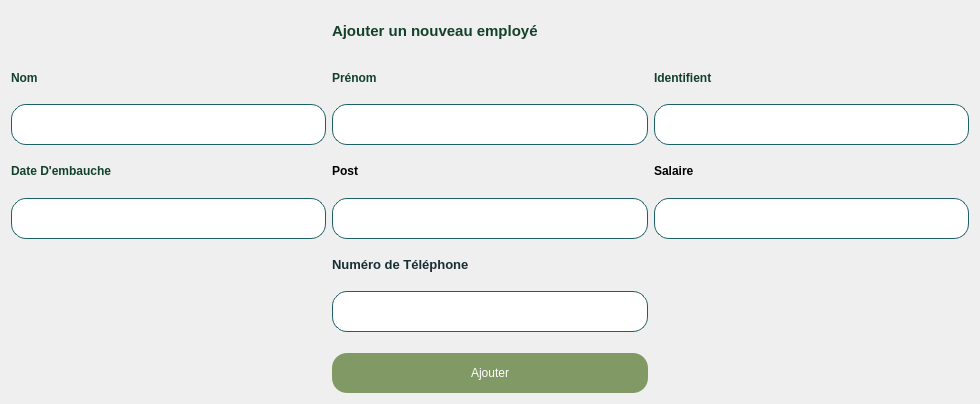
         <widget class="QWidget" name="scrollAreaWidgetContents_19">
          <property name="geometry">
           <rect>
            <x>0</x>
            <y>0</y>
            <width>980</width>
            <height>404</height>
           </rect>
          </property>
          <property name="sizePolicy">
           <sizepolicy hsizetype="Expanding" vsizetype="Expanding">
            <horstretch>0</horstretch>
            <verstretch>0</verstretch>
           </sizepolicy>
          </property>
          <layout class="QGridLayout" name="gridLayout_21">
           <item row="14" column="2">
            <widget class="QLineEdit" name="lineEdit_121">
             <property name="sizePolicy">
              <sizepolicy hsizetype="Preferred" vsizetype="Preferred">
               <horstretch>0</horstretch>
               <verstretch>0</verstretch>
              </sizepolicy>
             </property>
             <property name="styleSheet">
              <string notr="true">border:solid;
border-color:rgb(28,96,101);
border-width:1px;
background-color:rgb(255,255,255);

border-radius:15px;
height:35px;</string>
             </property>
            </widget>
           </item>
           <item row="3" column="1">
            <widget class="QLineEdit" name="lineEdit_79">
             <property name="sizePolicy">
              <sizepolicy hsizetype="Preferred" vsizetype="Preferred">
               <horstretch>0</horstretch>
               <verstretch>0</verstretch>
              </sizepolicy>
             </property>
             <property name="styleSheet">
              <string notr="true">border:solid;
border-color:rgb(28,96,101);
border-width:1px;
background-color:rgb(255,255,255);

border-radius:15px;
height:35px;</string>
             </property>
            </widget>
           </item>
           <item row="15" column="1">
            <widget class="QLabel" name="label_114">
             <property name="styleSheet">
              <string notr="true">font-weight:600;</string>
             </property>
             <property name="text">
              <string>&lt;html&gt;&lt;head/&gt;&lt;body&gt;&lt;p&gt;&lt;span style=&quot; font-size:10pt; color:#192e34;&quot;&gt;Numéro de Téléphone &lt;/span&gt;&lt;/p&gt;&lt;/body&gt;&lt;/html&gt;</string>
             </property>
            </widget>
           </item>
           <item row="14" column="1">
            <widget class="QLineEdit" name="lineEdit_123">
             <property name="sizePolicy">
              <sizepolicy hsizetype="Preferred" vsizetype="Preferred">
               <horstretch>0</horstretch>
               <verstretch>0</verstretch>
              </sizepolicy>
             </property>
             <property name="styleSheet">
              <string notr="true">border:solid;
border-color:rgb(28,96,101);
border-width:1px;
background-color:rgb(255,255,255);

border-radius:15px;
height:35px;</string>
             </property>
            </widget>
           </item>
           <item row="2" column="0">
            <widget class="QLabel" name="label_172">
             <property name="styleSheet">
              <string notr="true">color:rgb(19,65,43);
font-weight:600;

</string>
             </property>
             <property name="text">
              <string>&lt;html&gt;&lt;head/&gt;&lt;body&gt;&lt;p&gt;Nom&lt;/p&gt;&lt;/body&gt;&lt;/html&gt;</string>
             </property>
            </widget>
           </item>
           <item row="2" column="2">
            <widget class="QLabel" name="label_119">
             <property name="styleSheet">
              <string notr="true">color:rgb(19, 63, 43);
font-weight:600;</string>
             </property>
             <property name="text">
              <string>&lt;html&gt;&lt;head/&gt;&lt;body&gt;&lt;p&gt;Identifient &lt;/p&gt;&lt;/body&gt;&lt;/html&gt;</string>
             </property>
            </widget>
           </item>
           <item row="14" column="0">
            <widget class="QLineEdit" name="lineEdit_126">
             <property name="sizePolicy">
              <sizepolicy hsizetype="Preferred" vsizetype="Preferred">
               <horstretch>0</horstretch>
               <verstretch>0</verstretch>
              </sizepolicy>
             </property>
             <property name="styleSheet">
              <string notr="true">border:solid;
border-color:rgb(28,96,101);
border-width:1px;
background-color:rgb(255,255,255);
border-radius:15px;
height:35px;</string>
             </property>
            </widget>
           </item>
           <item row="8" column="0">
            <widget class="QLabel" name="label_170">
             <property name="styleSheet">
              <string notr="true">color:rgb(19,65,43);
font-weight:600;

</string>
             </property>
             <property name="text">
              <string>&lt;html&gt;&lt;head/&gt;&lt;body&gt;&lt;p&gt;Date D'embauche&lt;/p&gt;&lt;/body&gt;&lt;/html&gt;</string>
             </property>
            </widget>
           </item>
           <item row="2" column="1">
            <widget class="QLabel" name="label_115">
             <property name="styleSheet">
              <string notr="true">color:rgb(19,65,43);
font-weight:600;</string>
             </property>
             <property name="text">
              <string>&lt;html&gt;&lt;head/&gt;&lt;body&gt;&lt;p&gt;Prénom&lt;/p&gt;&lt;/body&gt;&lt;/html&gt;</string>
             </property>
            </widget>
           </item>
           <item row="8" column="2">
            <widget class="QLabel" name="label_169">
             <property name="styleSheet">
              <string notr="true">font-weight:600;</string>
             </property>
             <property name="text">
              <string>&lt;html&gt;&lt;head/&gt;&lt;body&gt;&lt;p&gt;Salaire&lt;/p&gt;&lt;/body&gt;&lt;/html&gt;</string>
             </property>
            </widget>
           </item>
           <item row="8" column="1">
            <widget class="QLabel" name="label_171">
             <property name="styleSheet">
              <string notr="true">font-weight:600;</string>
             </property>
             <property name="text">
              <string>&lt;html&gt;&lt;head/&gt;&lt;body&gt;&lt;p&gt;Post&lt;/p&gt;&lt;/body&gt;&lt;/html&gt;</string>
             </property>
            </widget>
           </item>
           <item row="3" column="2">
            <widget class="QLineEdit" name="lineEdit_122">
             <property name="sizePolicy">
              <sizepolicy hsizetype="Preferred" vsizetype="Preferred">
               <horstretch>0</horstretch>
               <verstretch>0</verstretch>
              </sizepolicy>
             </property>
             <property name="styleSheet">
              <string notr="true">border:solid;
border-color:rgb(28,96,101);
border-width:1px;
background-color:rgb(255,255,255);

border-radius:15px;
height:35px;</string>
             </property>
            </widget>
           </item>
           <item row="25" column="1">
            <widget class="QLineEdit" name="lineEdit_124">
             <property name="sizePolicy">
              <sizepolicy hsizetype="Preferred" vsizetype="Preferred">
               <horstretch>0</horstretch>
               <verstretch>0</verstretch>
              </sizepolicy>
             </property>
             <property name="styleSheet">
              <string notr="true">border:solid;
border-color:rgb(28,96,101);
border-width:1px;
background-color:rgb(255,255,255);

border-radius:15px;
height:35px;</string>
             </property>
            </widget>
           </item>
           <item row="26" column="1">
            <widget class="QPushButton" name="pushButton_48">
             <property name="styleSheet">
              <string notr="true">border-radius:15px;
margin-top:15px;
height:40px;
background-color:rgb(129,153,101);
color: white;</string>
             </property>
             <property name="text">
              <string>Ajouter</string>
             </property>
            </widget>
           </item>
           <item row="3" column="0">
            <widget class="QLineEdit" name="lineEdit_125">
             <property name="sizePolicy">
              <sizepolicy hsizetype="Preferred" vsizetype="Preferred">
               <horstretch>0</horstretch>
               <verstretch>0</verstretch>
              </sizepolicy>
             </property>
             <property name="styleSheet">
              <string notr="true">border:solid;
border-color:rgb(28,96,101);
border-width:1px;
background-color:rgb(255,255,255);

border-radius:15px;
height:35px;</string>
             </property>
            </widget>
           </item>
           <item row="1" column="1">
            <widget class="QLabel" name="label_173">
             <property name="styleSheet">
              <string notr="true">color:rgb(19,65,43);
font-weight:600;

</string>
             </property>
             <property name="text">
              <string>&lt;html&gt;&lt;head/&gt;&lt;body&gt;&lt;p&gt;&lt;span style=&quot; font-size:11pt;&quot;&gt;Ajouter un nouveau employé&lt;/span&gt;&lt;/p&gt;&lt;/body&gt;&lt;/html&gt;</string>
             </property>
            </widget>
           </item>
          </layout>
         </widget>
